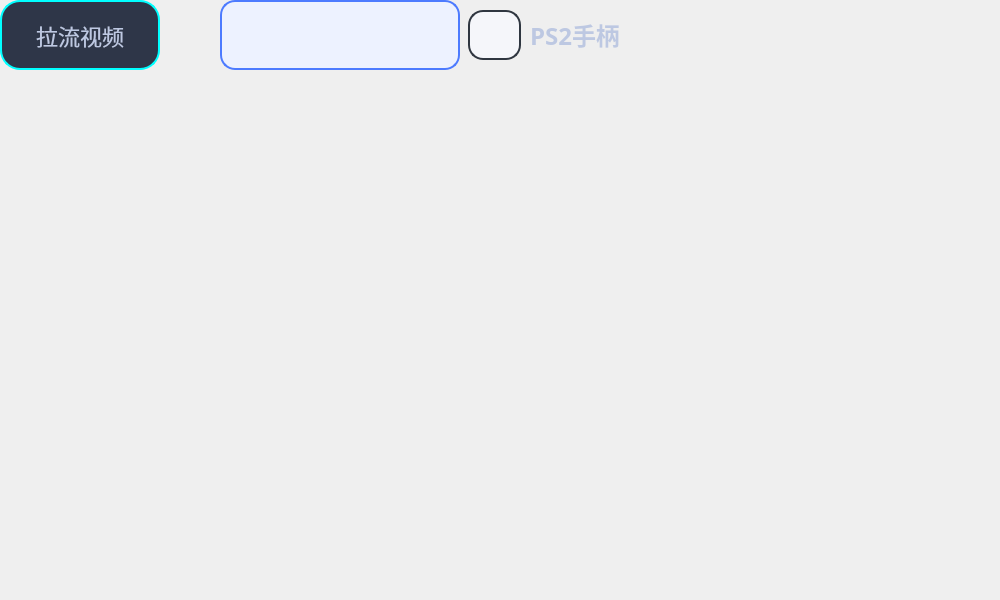
<?xml version="1.0" encoding="UTF-8"?>
<ui version="4.0">
 <class>rtspUI</class>
 <widget class="QWidget" name="rtspUI">
  <property name="geometry">
   <rect>
    <x>0</x>
    <y>0</y>
    <width>1000</width>
    <height>600</height>
   </rect>
  </property>
  <property name="sizePolicy">
   <sizepolicy hsizetype="Expanding" vsizetype="Expanding">
    <horstretch>0</horstretch>
    <verstretch>0</verstretch>
   </sizepolicy>
  </property>
  <property name="minimumSize">
   <size>
    <width>0</width>
    <height>0</height>
   </size>
  </property>
  <property name="font">
   <font>
    <family>Consolas</family>
    <pointsize>12</pointsize>
    <weight>50</weight>
    <bold>false</bold>
   </font>
  </property>
  <property name="windowTitle">
   <string>rtspUI</string>
  </property>
  <widget class="QLabel" name="label_top">
   <property name="geometry">
    <rect>
     <x>0</x>
     <y>0</y>
     <width>160</width>
     <height>70</height>
    </rect>
   </property>
   <property name="sizePolicy">
    <sizepolicy hsizetype="Expanding" vsizetype="Expanding">
     <horstretch>0</horstretch>
     <verstretch>0</verstretch>
    </sizepolicy>
   </property>
   <property name="minimumSize">
    <size>
     <width>120</width>
     <height>50</height>
    </size>
   </property>
   <property name="font">
    <font>
     <family>Microsoft YaHei</family>
     <pointsize>-1</pointsize>
     <weight>50</weight>
     <italic>false</italic>
     <bold>false</bold>
    </font>
   </property>
   <property name="layoutDirection">
    <enum>Qt::LeftToRight</enum>
   </property>
   <property name="styleSheet">
    <string notr="true">QLabel {
    font-family: &quot;Microsoft YaHei&quot;;
    font-size: 22px;
    color: #BDC8E2;
    font-style: normal;
    font-weight: normal;
 
    border-style: solid;
    border-width: 2px;
    border-color: aqua;
    border-radius: 20px;
 
    background-color: #2E3648;
    background-repeat: no-repeat;
    background-position: left center;
}



</string>
   </property>
   <property name="text">
    <string>拉流视频</string>
   </property>
   <property name="alignment">
    <set>Qt::AlignCenter</set>
   </property>
  </widget>
  <widget class="QWidget" name="hWidget" native="true">
   <property name="geometry">
    <rect>
     <x>220</x>
     <y>0</y>
     <width>301</width>
     <height>70</height>
    </rect>
   </property>
   <property name="sizePolicy">
    <sizepolicy hsizetype="Expanding" vsizetype="Expanding">
     <horstretch>0</horstretch>
     <verstretch>0</verstretch>
    </sizepolicy>
   </property>
   <property name="minimumSize">
    <size>
     <width>235</width>
     <height>70</height>
    </size>
   </property>
   <layout class="QHBoxLayout" name="horizontalLayout">
    <property name="spacing">
     <number>6</number>
    </property>
    <item>
     <widget class="QComboBox" name="comboBox">
      <property name="sizePolicy">
       <sizepolicy hsizetype="Expanding" vsizetype="Expanding">
        <horstretch>0</horstretch>
        <verstretch>0</verstretch>
       </sizepolicy>
      </property>
      <property name="minimumSize">
       <size>
        <width>151</width>
        <height>50</height>
       </size>
      </property>
      <property name="font">
       <font>
        <pointsize>12</pointsize>
       </font>
      </property>
      <property name="styleSheet">
       <string notr="true">/*QCombobox主体*/
QComboBox {
    border: 2px solid #f3f3f3;/*设置线宽*/
	background-color: rgb(237, 242, 255);/*背景颜色*/
    border-radius: 15px;/*圆角*/
    padding: 1px 2px 1px 2px;  /*针对于组合框中的文本内容*/
	text-align:bottom;
    min-width: 9em;   /*# 组合框的最小宽度*/
    /*min-height: 5em;*/

	border-style:solid;/*边框为实线型*/
	border-width:2px;/*边框宽度*/
	border-color:rgb(77, 123, 255);/*边框颜色*/

	padding-left: 10px;/*左侧边距*/
}
/*QCombobox右侧按钮*/
QComboBox::drop-down {
    subcontrol-origin: padding;
    subcontrol-position: top right;/*放于右方顶部*/
    width: 50px;/*设置按钮范围宽度*/
 	/*border-radius: 15px;
    border-left-width: 1px;
    border-left-color: darkgray;
    border-left-style: solid;*/

    border-top-right-radius: 3px;/*设置边框圆角*/
    border-bottom-right-radius: 3px;
/*padding-right: 50px;*/
}
/*QCombobox右侧按钮的箭头图标*/
QComboBox::down-arrow {
	border-image: url(D:/3-MyProject/pull_the_video_stream/images/downArrow.png);/*自定义图片填充*/
	width: 20px;/*设置该图标的宽高*/
	height: 20px;
}


/* 下拉后，整个下拉窗体样式 */
QComboBox QAbstractItemView {
    border: 2px solid #f3f3f3;/*边框宽度、线形、颜色*/
	background-color: rgba(237, 242, 255, 1);/*背景颜色*/
    border-radius: 15px;/*圆角*/
    padding: 1px 2px 1px 2px;  /*针对于组合框中的文本内容*/
    min-width: 9em;   /*# 组合框的最小宽度*/
}

/* 下拉后，整个下拉窗体每项的样式 */
QComboBox QAbstractItemView::item {
	border-radius: 15px;/*圆角*/
    height: 30px;   /* 项的高度（设置pComboBox-&gt;setView(new QListView());后，该项才起作用） */
	background-color: rgb(237, 242, 255);

}

/*以下部分不知为何不生效，有待调试*/
/* 下拉后，整个下拉窗体越过每项的样式 */
QComboBox QAbstractItemView::item:hover {
    color: #FFFFF0;
       /* 整个下拉窗体越过每项的背景色 */
	background-color: rgb(98, 0, 255);
}

/* 下拉后，整个下拉窗体被选择的每项的样式 */
QComboBox QAbstractItemView::item:selected {
    color: #FFFFF0;
	background-color: rgb(0, 85, 200);
}


/* 点击下拉箭头 */
QComboBox::down-arrow:on {
    image: url(D:/3-MyProject/pull_the_video_stream/images/downArrowClicked.png);   /* 显示下拉箭头 */
	width: 20px;/*设置该图标的宽高*/
	height: 20px;
}
</string>
      </property>
     </widget>
    </item>
    <item>
     <spacer name="horizontalSpacer">
      <property name="orientation">
       <enum>Qt::Horizontal</enum>
      </property>
      <property name="sizeType">
       <enum>QSizePolicy::Fixed</enum>
      </property>
      <property name="sizeHint" stdset="0">
       <size>
        <width>2</width>
        <height>20</height>
       </size>
      </property>
     </spacer>
    </item>
    <item>
     <widget class="QPushButton" name="pushButton">
      <property name="minimumSize">
       <size>
        <width>50</width>
        <height>50</height>
       </size>
      </property>
      <property name="styleSheet">
       <string notr="true">/**正常情况下样式**/
QPushButton{
    color: #2f3640;
    background-color: #f5f6fa;
    border-color: #2f3640;
    border-radius: 15px;
    border-style: solid;
    border-width: 2px;
    padding: 5px;
	image: url(D:/3-MyProject/pull_the_video_stream/images/+.png);
}

/**鼠标停留在按钮上的样式**/
QPushButton::hover{	
    color: #FFFFFF;
    background-color: #718093;
    border-color: #2f3640;
}

/**鼠标按压下去的样式**/
QPushButton::pressed,QPushButton::checked{
    color: #FFFFFF;
    background-color: qlineargradient(spread:pad, x1:0, y1:0, x2:0, y2:1, stop:0 #273c75, stop:1 #487eb0);
	image: url(D:/3-MyProject/pull_the_video_stream/images/+Clicked.png);
}

/**按钮失能情况下样式**/
QPushButton::disabled{
    color: #FFFFFF;
    background-color: #dcdde1;
    border-color: #dcdde1;
}
</string>
      </property>
      <property name="text">
       <string/>
      </property>
     </widget>
    </item>
   </layout>
  </widget>
  <widget class="QLabel" name="label">
   <property name="geometry">
    <rect>
     <x>530</x>
     <y>10</y>
     <width>110</width>
     <height>50</height>
    </rect>
   </property>
   <property name="minimumSize">
    <size>
     <width>110</width>
     <height>50</height>
    </size>
   </property>
   <property name="maximumSize">
    <size>
     <width>110</width>
     <height>50</height>
    </size>
   </property>
   <property name="font">
    <font>
     <family>Microsoft YaHei</family>
     <pointsize>-1</pointsize>
     <weight>75</weight>
     <italic>false</italic>
     <bold>true</bold>
     <underline>false</underline>
    </font>
   </property>
   <property name="styleSheet">
    <string notr="true">QLabel {
    font-family: &quot;Microsoft YaHei&quot;;
    font-size: 24px;
    color: #BDC8E2;
}</string>
   </property>
   <property name="text">
    <string>PS2手柄</string>
   </property>
  </widget>
 </widget>
 <resources/>
 <connections/>
</ui>
